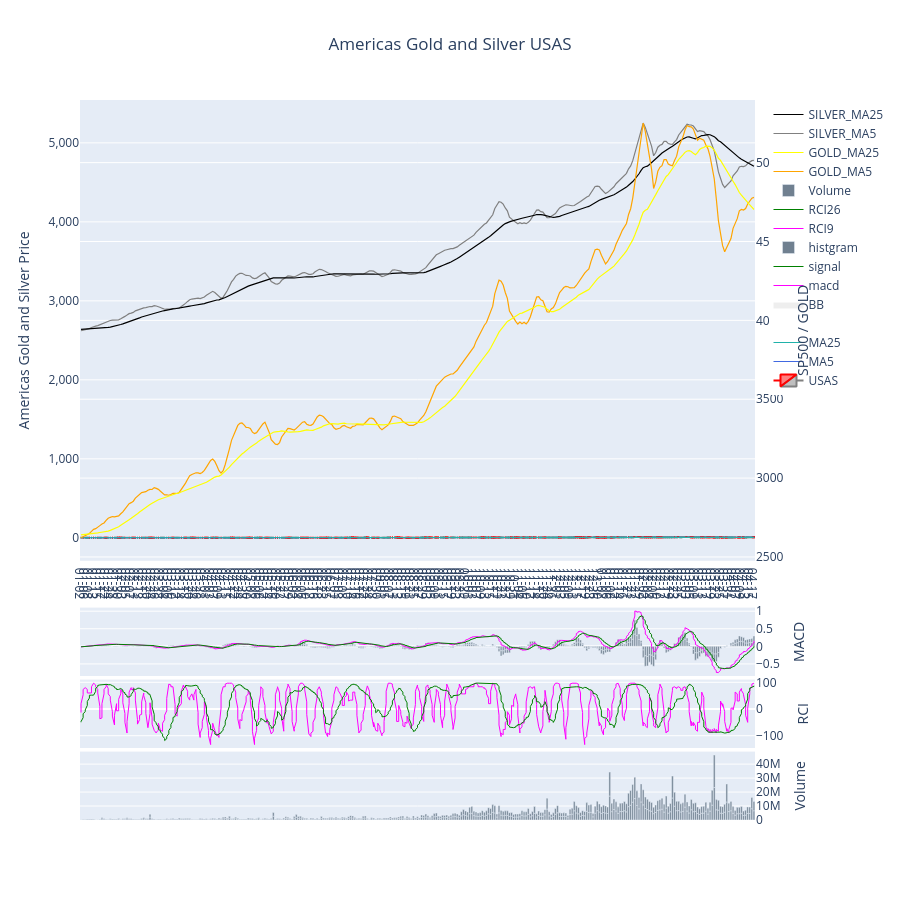

The notebook cell this image was saved under:
### Markdown cell above
#### 金銀価格を含むチャート

### Code cell
name = "Americas Gold and Silver"
start = dt.datetime(2025, 1, 1).strftime("%Y-%m-%d")
end = dt.datetime(2026, 4, 17).strftime("%Y-%m-%d")
# グラフ領域の作成
fig = stock_prices_and_gold_prices(
    code=usas,
    name=name,
    start=start,
    end=end,
    df_sp=None,
    df_gold=gold_df,
    df_silver=silver_df
)
fig.show()

### Figure 1 — Plotly figure (JSON) as saved in the notebook; plotly's stock layout.template omitted (floating-point values rounded to 4 significant figures; data arrays with more than 128 entries replaced by an {"elided": "..."} marker saying what was removed)
{"data": [{"close": {"elided": "646 float values"}, "decreasing": {"line": {"color": "gray"}}, "high": {"elided": "646 float values"}, "increasing": {"line": {"color": "red"}}, "low": {"elided": "646 float values"}, "name": "USAS", "open": {"elided": "646 float values"}, "type": "candlestick", "x": {"elided": "646 str values"}, "yaxis": "y"}, {"line": {"color": "royalblue", "width": 1.2}, "name": "MA5", "type": "scatter", "x": {"elided": "646 str values"}, "y": {"elided": "646 float values"}, "yaxis": "y"}, {"line": {"color": "lightseagreen", "width": 1.2}, "name": "MA25", "type": "scatter", "x": {"elided": "646 str values"}, "y": {"elided": "646 float values"}, "yaxis": "y"}, {"line": {"color": "lavender", "width": 0}, "name": "", "type": "scatter", "x": {"elided": "646 str values"}, "y": {"elided": "646 float values"}, "yaxis": "y"}, {"fill": "tonexty", "fillcolor": "rgba(170,170,170,.2)", "line": {"color": "lavender", "width": 0}, "name": "BB", "type": "scatter", "x": {"elided": "646 str values"}, "y": {"elided": "646 float values"}, "yaxis": "y"}, {"line": {"color": "magenta", "width": 1}, "name": "macd", "type": "scatter", "x": {"elided": "646 str values"}, "y": {"elided": "646 float values"}, "yaxis": "y3"}, {"line": {"color": "green", "width": 1}, "name": "signal", "type": "scatter", "x": {"elided": "646 str values"}, "y": {"elided": "646 float values"}, "yaxis": "y3"}, {"marker": {"color": "slategray"}, "name": "histgram", "type": "bar", "x": {"elided": "646 str values"}, "y": {"elided": "646 float values"}, "yaxis": "y3"}, {"line": {"color": "magenta", "width": 1}, "name": "RCI9", "type": "scatter", "x": {"elided": "646 str values"}, "y": {"elided": "646 float values"}, "yaxis": "y4"}, {"line": {"color": "green", "width": 1}, "name": "RCI26", "type": "scatter", "x": {"elided": "646 str values"}, "y": {"elided": "646 float values"}, "yaxis": "y4"}, {"marker": {"color": "slategray"}, "name": "Volume", "type": "bar", "x": {"elided": "646 str values"}, "y": {"elided": "646 int values"}, "yaxis": "y5"}, {"line": {"color": "orange", "width": 1.2}, "name": "GOLD_MA5", "type": "scatter", "x": {"elided": "646 str values"}, "y": {"elided": "646 float values"}, "yaxis": "y2"}, {"line": {"color": "yellow", "width": 1.2}, "name": "GOLD_MA25", "type": "scatter", "x": {"elided": "646 str values"}, "y": {"elided": "646 float values"}, "yaxis": "y2"}, {"line": {"color": "gray", "width": 1.2}, "name": "SILVER_MA5", "type": "scatter", "x": {"elided": "646 str values"}, "y": {"elided": "646 float values"}, "yaxis": "y"}, {"line": {"color": "black", "width": 1.2}, "name": "SILVER_MA25", "type": "scatter", "x": {"elided": "646 str values"}, "y": {"elided": "646 float values"}, "yaxis": "y"}], "layout": {"height": 900, "plot_bgcolor": "light blue", "title": {"text": "Americas Gold and Silver USAS", "x": 0.5}, "xaxis": {"rangeslider": {"visible": false}, "ticktext": {"elided": "162 str values"}, "tickvals": {"elided": "162 str values"}, "type": "category"}, "yaxis": {"domain": [0.36, 1], "side": "left", "tickformat": ",", "title": {"text": "Americas Gold and Silver Price"}}, "yaxis2": {"domain": [0.3, 0.36], "overlaying": "y", "side": "right", "title": {"text": "SP500 / GOLD"}}, "yaxis3": {"domain": [0.2, 0.295], "side": "right", "title": {"text": "MACD"}}, "yaxis4": {"domain": [0.1, 0.195], "side": "right", "title": {"text": "RCI"}}, "yaxis5": {"domain": [0, 0.095], "side": "right", "title": {"text": "Volume"}}}}
